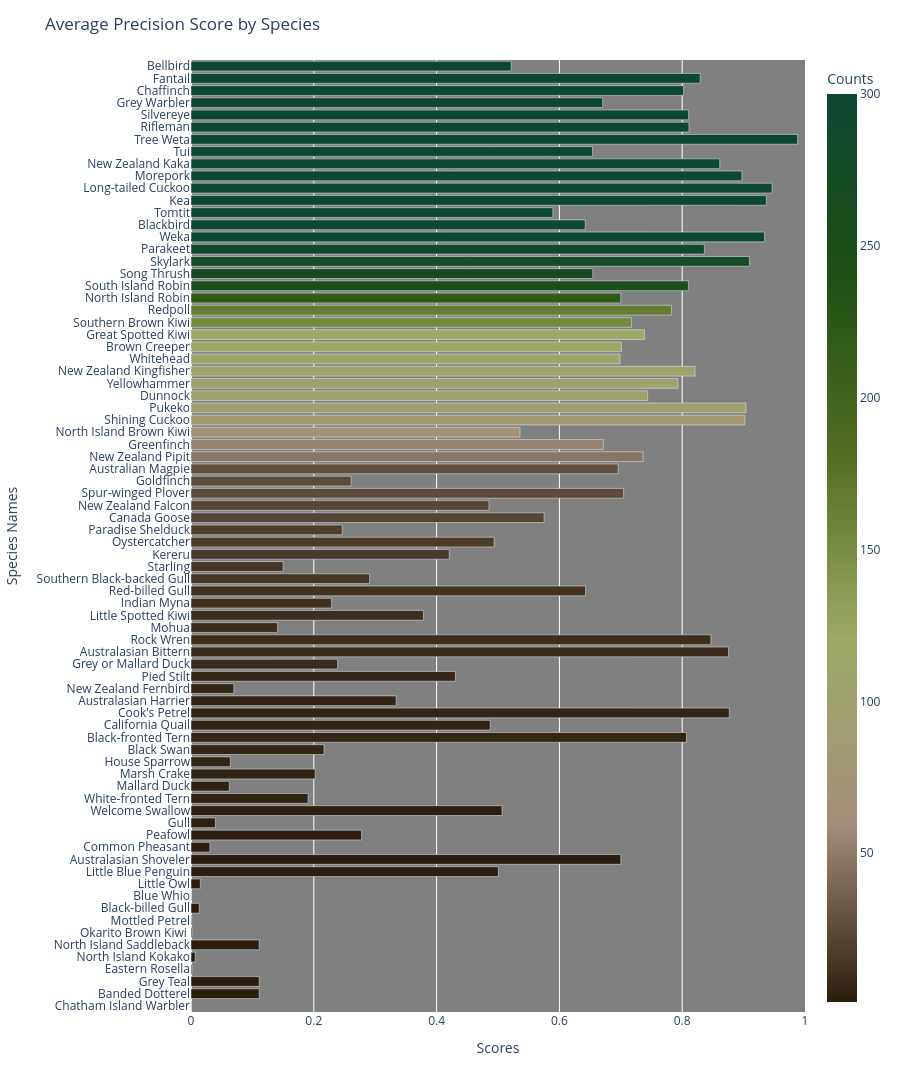
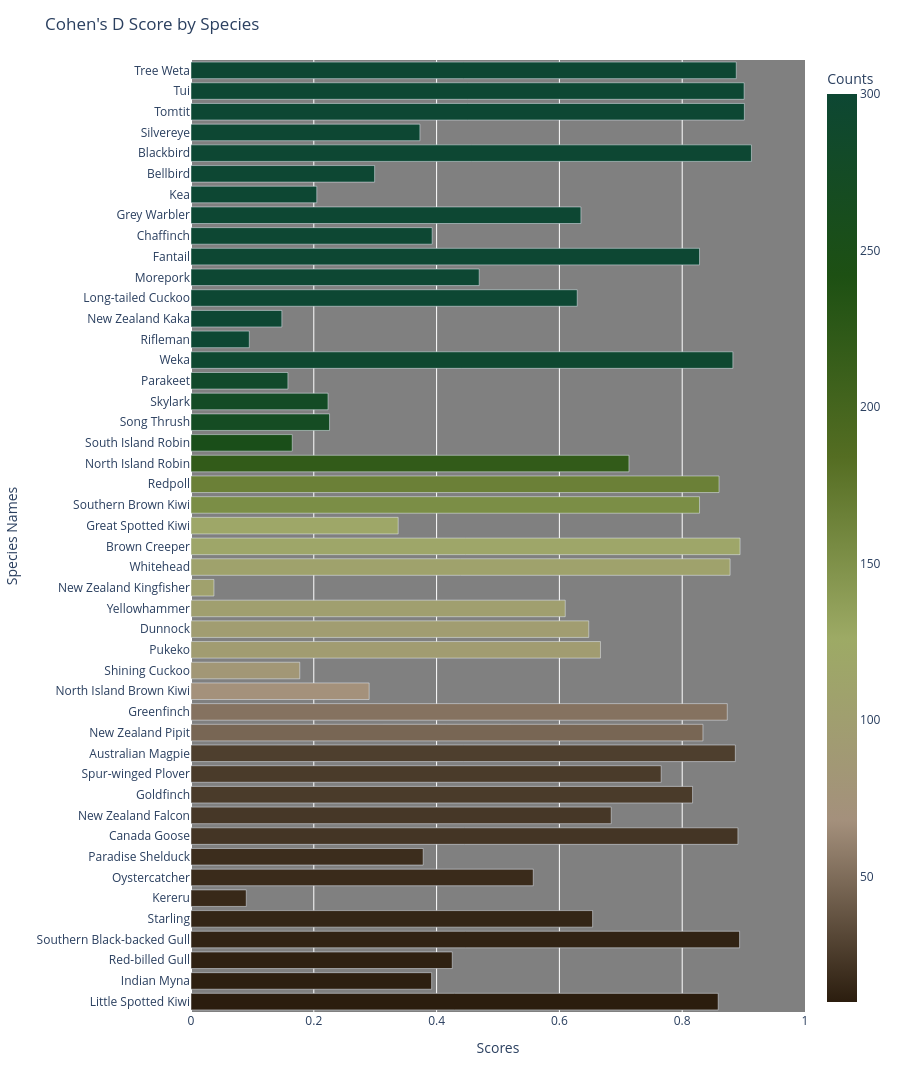

The notebook cell these images were saved under, in order:
### Code cell
if (df_val_pred.shape[0] == df_val_true.shape[0]) and (df_val_pred.shape[0] >=20):
    _, _ = plot_scores_by_class(df_val_true_common, df_val_pred_common, get_map_score, title = 'Average Precision Score by Species', min_samples=1)
    _, _ = plot_scores_by_class(df_val_true_common, df_val_pred_common, get_separation_score, title = "Cohen's D Score by Species",min_samples=10)
else:
    print(f'There were only {df_val_pred.shape[0]} rows in the predictions dataframe, too few for mAP scores')

### Figure 1 — Plotly figure (JSON) as saved in the notebook; plotly's stock layout.template omitted (floating-point values rounded to 4 significant figures)
{"data": [{"alignmentgroup": "True", "customdata": [[1], [1], [1], [1], [1], [1], [1], [1], [1], [1], [2], [2], [2], [2], [2], [2], [2], [3], [3], [4], [4], [5], [5], [5], [5], [5], [6], [6], [8], [8], [9], [9], [10], [11], [12], [13], [14], [16], [17], [18], [22], [23], [25], [25], [27], [47], [53], [70], [84], [95], [97], [102], [105], [109], [117], [119], [153], [166], [220], [253], [271], [274], [286], [295], [300], [300], [300], [300], [300], [300], [300], [300], [300], [300], [300], [300], [300], [300]], "hovertemplate": "Scores=%{x}<br>Species Names=%{y}<br>Counts=%{marker.color}<extra></extra>", "legendgroup": "", "marker": {"color": [1, 1, 1, 1, 1, 1, 1, 1, 1, 1, 2, 2, 2, 2, 2, 2, 2, 3, 3, 4, 4, 5, 5, 5, 5, 5, 6, 6, 8, 8, 9, 9, 10, 11, 12, 13, 14, 16, 17, 18, 22, 23, 25, 25, 27, 47, 53, 70, 84, 95, 97, 102, 105, 109, 117, 119, 153, 166, 220, 253, 271, 274, 286, 295, 300, 300, 300, 300, 300, 300, 300, 300, 300, 300, 300, 300, 300, 300], "coloraxis": "coloraxis", "pattern": {"shape": ""}}, "name": "", "offsetgroup": "", "orientation": "h", "showlegend": false, "textposition": "auto", "type": "bar", "x": [0.0005176, 0.1111, 0.1111, 0.001429, 0.006803, 0.1111, 0.001486, 0.001095, 0.01333, 0.0005291, 0.01514, 0.5006, 0.7, 0.03076, 0.2778, 0.03971, 0.5065, 0.1907, 0.06237, 0.2022, 0.06403, 0.2166, 0.807, 0.4874, 0.8767, 0.3341, 0.06977, 0.4306, 0.2388, 0.8753, 0.8466, 0.141, 0.3785, 0.229, 0.6426, 0.2908, 0.15, 0.4206, 0.4937, 0.2465, 0.5751, 0.4853, 0.7046, 0.2609, 0.6956, 0.7365, 0.6716, 0.5358, 0.902, 0.9039, 0.7437, 0.7932, 0.821, 0.6988, 0.7012, 0.7388, 0.7174, 0.7826, 0.6999, 0.8101, 0.6543, 0.9094, 0.8361, 0.9341, 0.642, 0.5893, 0.937, 0.9464, 0.8971, 0.8611, 0.6539, 0.988, 0.811, 0.8105, 0.6704, 0.8021, 0.8293, 0.5214], "xaxis": "x", "y": ["Chatham Island Warbler", "Banded Dotterel", "Grey Teal", "Eastern Rosella", "North Island Kokako", "North Island Saddleback", "Okarito Brown Kiwi ", "Mottled Petrel", "Black-billed Gull", "Blue Whio", "Little Owl", "Little Blue Penguin", "Australasian Shoveler", "Common Pheasant", "Peafowl", "Gull", "Welcome Swallow", "White-fronted Tern", "Mallard Duck", "Marsh Crake", "House Sparrow", "Black Swan", "Black-fronted Tern", "California Quail", "Cook's Petrel", "Australasian Harrier", "New Zealand Fernbird", "Pied Stilt", "Grey or Mallard Duck", "Australasian Bittern", "Rock Wren", "Mohua", "Little Spotted Kiwi", "Indian Myna", "Red-billed Gull", "Southern Black-backed Gull", "Starling", "Kereru", "Oystercatcher", "Paradise Shelduck", "Canada Goose", "New Zealand Falcon", "Spur-winged Plover", "Goldfinch", "Australian Magpie", "New Zealand Pipit", "Greenfinch", "North Island Brown Kiwi", "Shining Cuckoo", "Pukeko", "Dunnock", "Yellowhammer", "New Zealand Kingfisher", "Whitehead", "Brown Creeper", "Great Spotted Kiwi", "Southern Brown Kiwi", "Redpoll", "North Island Robin", "South Island Robin", "Song Thrush", "Skylark", "Parakeet", "Weka", "Blackbird", "Tomtit", "Kea", "Long-tailed Cuckoo", "Morepork", "New Zealand Kaka", "Tui", "Tree Weta", "Rifleman", "Silvereye", "Grey Warbler", "Chaffinch", "Fantail", "Bellbird"], "yaxis": "y"}], "layout": {"barmode": "relative", "coloraxis": {"colorbar": {"title": {"text": "Counts"}}, "colorscale": [[0, "#2b1d0e"], [0.2, "#a4907c"], [0.4, "#9DAA65"], [0.6, "#546D22"], [0.8, "#1d5013"], [1, "#0d4733"]]}, "height": 1200, "legend": {"tracegroupgap": 0}, "margin": {"t": 60}, "plot_bgcolor": "rgb(128, 128, 128)", "title": {"text": "Average Precision Score by Species"}, "xaxis": {"anchor": "y", "domain": [0, 1], "range": [0, 1], "title": {"text": "Scores"}}, "yaxis": {"anchor": "x", "domain": [0, 1], "tickmode": "array", "ticktext": ["Chatham Island Warbler", "Banded Dotterel", "Grey Teal", "Eastern Rosella", "North Island Kokako", "North Island Saddleback", "Okarito Brown Kiwi ", "Mottled Petrel", "Black-billed Gull", "Blue Whio", "Little Owl", "Little Blue Penguin", "Australasian Shoveler", "Common Pheasant", "Peafowl", "Gull", "Welcome Swallow", "White-fronted Tern", "Mallard Duck", "Marsh Crake", "House Sparrow", "Black Swan", "Black-fronted Tern", "California Quail", "Cook's Petrel", "Australasian Harrier", "New Zealand Fernbird", "Pied Stilt", "Grey or Mallard Duck", "Australasian Bittern", "Rock Wren", "Mohua", "Little Spotted Kiwi", "Indian Myna", "Red-billed Gull", "Southern Black-backed Gull", "Starling", "Kereru", "Oystercatcher", "Paradise Shelduck", "Canada Goose", "New Zealand Falcon", "Spur-winged Plover", "Goldfinch", "Australian Magpie", "New Zealand Pipit", "Greenfinch", "North Island Brown Kiwi", "Shining Cuckoo", "Pukeko", "Dunnock", "Yellowhammer", "New Zealand Kingfisher", "Whitehead", "Brown Creeper", "Great Spotted Kiwi", "Southern Brown Kiwi", "Redpoll", "North Island Robin", "South Island Robin", "Song Thrush", "Skylark", "Parakeet", "Weka", "Blackbird", "Tomtit", "Kea", "Long-tailed Cuckoo", "Morepork", "New Zealand Kaka", "Tui", "Tree Weta", "Rifleman", "Silvereye", "Grey Warbler", "Chaffinch", "Fantail", "Bellbird"], "tickvals": ["Chatham Island Warbler", "Banded Dotterel", "Grey Teal", "Eastern Rosella", "North Island Kokako", "North Island Saddleback", "Okarito Brown Kiwi ", "Mottled Petrel", "Black-billed Gull", "Blue Whio", "Little Owl", "Little Blue Penguin", "Australasian Shoveler", "Common Pheasant", "Peafowl", "Gull", "Welcome Swallow", "White-fronted Tern", "Mallard Duck", "Marsh Crake", "House Sparrow", "Black Swan", "Black-fronted Tern", "California Quail", "Cook's Petrel", "Australasian Harrier", "New Zealand Fernbird", "Pied Stilt", "Grey or Mallard Duck", "Australasian Bittern", "Rock Wren", "Mohua", "Little Spotted Kiwi", "Indian Myna", "Red-billed Gull", "Southern Black-backed Gull", "Starling", "Kereru", "Oystercatcher", "Paradise Shelduck", "Canada Goose", "New Zealand Falcon", "Spur-winged Plover", "Goldfinch", "Australian Magpie", "New Zealand Pipit", "Greenfinch", "North Island Brown Kiwi", "Shining Cuckoo", "Pukeko", "Dunnock", "Yellowhammer", "New Zealand Kingfisher", "Whitehead", "Brown Creeper", "Great Spotted Kiwi", "Southern Brown Kiwi", "Redpoll", "North Island Robin", "South Island Robin", "Song Thrush", "Skylark", "Parakeet", "Weka", "Blackbird", "Tomtit", "Kea", "Long-tailed Cuckoo", "Morepork", "New Zealand Kaka", "Tui", "Tree Weta", "Rifleman", "Silvereye", "Grey Warbler", "Chaffinch", "Fantail", "Bellbird"], "title": {"text": "Species Names"}}}}

### Figure 2 — Plotly figure (JSON) as saved in the notebook; plotly's stock layout.template omitted (floating-point values rounded to 4 significant figures)
{"data": [{"alignmentgroup": "True", "customdata": [[10], [11], [12], [13], [14], [16], [17], [18], [22], [23], [25], [25], [27], [47], [53], [70], [84], [95], [97], [102], [105], [109], [117], [119], [153], [166], [220], [253], [271], [274], [286], [295], [300], [300], [300], [300], [300], [300], [300], [300], [300], [300], [300], [300], [300], [300]], "hovertemplate": "Scores=%{x}<br>Species Names=%{y}<br>Counts=%{marker.color}<extra></extra>", "legendgroup": "", "marker": {"color": [10, 11, 12, 13, 14, 16, 17, 18, 22, 23, 25, 25, 27, 47, 53, 70, 84, 95, 97, 102, 105, 109, 117, 119, 153, 166, 220, 253, 271, 274, 286, 295, 300, 300, 300, 300, 300, 300, 300, 300, 300, 300, 300, 300, 300, 300], "coloraxis": "coloraxis", "pattern": {"shape": ""}}, "name": "", "offsetgroup": "", "orientation": "h", "showlegend": false, "textposition": "auto", "type": "bar", "x": [0.8586, 0.3919, 0.4255, 0.8935, 0.6541, 0.09003, 0.5574, 0.3782, 0.8907, 0.6844, 0.8169, 0.7658, 0.8865, 0.8338, 0.8734, 0.2902, 0.1772, 0.6669, 0.6478, 0.6095, 0.03738, 0.878, 0.8942, 0.3374, 0.8282, 0.86, 0.7133, 0.1649, 0.2256, 0.2232, 0.1578, 0.8825, 0.09495, 0.148, 0.629, 0.4694, 0.8282, 0.3928, 0.635, 0.2049, 0.2991, 0.9128, 0.3728, 0.9013, 0.9009, 0.888], "xaxis": "x", "y": ["Little Spotted Kiwi", "Indian Myna", "Red-billed Gull", "Southern Black-backed Gull", "Starling", "Kereru", "Oystercatcher", "Paradise Shelduck", "Canada Goose", "New Zealand Falcon", "Goldfinch", "Spur-winged Plover", "Australian Magpie", "New Zealand Pipit", "Greenfinch", "North Island Brown Kiwi", "Shining Cuckoo", "Pukeko", "Dunnock", "Yellowhammer", "New Zealand Kingfisher", "Whitehead", "Brown Creeper", "Great Spotted Kiwi", "Southern Brown Kiwi", "Redpoll", "North Island Robin", "South Island Robin", "Song Thrush", "Skylark", "Parakeet", "Weka", "Rifleman", "New Zealand Kaka", "Long-tailed Cuckoo", "Morepork", "Fantail", "Chaffinch", "Grey Warbler", "Kea", "Bellbird", "Blackbird", "Silvereye", "Tomtit", "Tui", "Tree Weta"], "yaxis": "y"}], "layout": {"barmode": "relative", "coloraxis": {"colorbar": {"title": {"text": "Counts"}}, "colorscale": [[0, "#2b1d0e"], [0.2, "#a4907c"], [0.4, "#9DAA65"], [0.6, "#546D22"], [0.8, "#1d5013"], [1, "#0d4733"]]}, "height": 1200, "legend": {"tracegroupgap": 0}, "margin": {"t": 60}, "plot_bgcolor": "rgb(128, 128, 128)", "title": {"text": "Cohen's D Score by Species"}, "xaxis": {"anchor": "y", "domain": [0, 1], "range": [0, 1], "title": {"text": "Scores"}}, "yaxis": {"anchor": "x", "domain": [0, 1], "tickmode": "array", "ticktext": ["Little Spotted Kiwi", "Indian Myna", "Red-billed Gull", "Southern Black-backed Gull", "Starling", "Kereru", "Oystercatcher", "Paradise Shelduck", "Canada Goose", "New Zealand Falcon", "Goldfinch", "Spur-winged Plover", "Australian Magpie", "New Zealand Pipit", "Greenfinch", "North Island Brown Kiwi", "Shining Cuckoo", "Pukeko", "Dunnock", "Yellowhammer", "New Zealand Kingfisher", "Whitehead", "Brown Creeper", "Great Spotted Kiwi", "Southern Brown Kiwi", "Redpoll", "North Island Robin", "South Island Robin", "Song Thrush", "Skylark", "Parakeet", "Weka", "Rifleman", "New Zealand Kaka", "Long-tailed Cuckoo", "Morepork", "Fantail", "Chaffinch", "Grey Warbler", "Kea", "Bellbird", "Blackbird", "Silvereye", "Tomtit", "Tui", "Tree Weta"], "tickvals": ["Little Spotted Kiwi", "Indian Myna", "Red-billed Gull", "Southern Black-backed Gull", "Starling", "Kereru", "Oystercatcher", "Paradise Shelduck", "Canada Goose", "New Zealand Falcon", "Goldfinch", "Spur-winged Plover", "Australian Magpie", "New Zealand Pipit", "Greenfinch", "North Island Brown Kiwi", "Shining Cuckoo", "Pukeko", "Dunnock", "Yellowhammer", "New Zealand Kingfisher", "Whitehead", "Brown Creeper", "Great Spotted Kiwi", "Southern Brown Kiwi", "Redpoll", "North Island Robin", "South Island Robin", "Song Thrush", "Skylark", "Parakeet", "Weka", "Rifleman", "New Zealand Kaka", "Long-tailed Cuckoo", "Morepork", "Fantail", "Chaffinch", "Grey Warbler", "Kea", "Bellbird", "Blackbird", "Silvereye", "Tomtit", "Tui", "Tree Weta"], "title": {"text": "Species Names"}}}}
